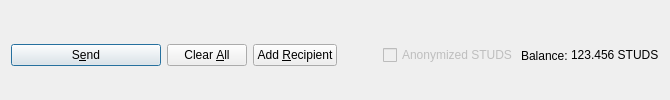
         <widget class="QFrame" name="frame_Send">
          <layout class="QHBoxLayout" name="horizontalLayout">
           <property name="bottomMargin">
            <number>0</number>
           </property>
           <item>
            <widget class="QPushButton" name="sendButton">
             <property name="minimumSize">
              <size>
               <width>150</width>
               <height>0</height>
              </size>
             </property>
             <property name="toolTip">
              <string>Confirm the send action</string>
             </property>
             <property name="text">
              <string>S&amp;end</string>
             </property>
             <property name="icon">
              <iconset resource="../studscoin.qrc">
               <normaloff>:/icons/send</normaloff>:/icons/send</iconset>
             </property>
             <property name="autoDefault">
              <bool>false</bool>
             </property>
             <property name="default">
              <bool>true</bool>
             </property>
            </widget>
           </item>
           <item>
            <widget class="QPushButton" name="clearButton">
             <property name="sizePolicy">
              <sizepolicy hsizetype="Minimum" vsizetype="Fixed">
               <horstretch>0</horstretch>
               <verstretch>0</verstretch>
              </sizepolicy>
             </property>
             <property name="toolTip">
              <string>Clear all fields of the form.</string>
             </property>
             <property name="text">
              <string>Clear &amp;All</string>
             </property>
             <property name="icon">
              <iconset resource="../studscoin.qrc">
               <normaloff>:/icons/remove</normaloff>:/icons/remove</iconset>
             </property>
             <property name="autoDefault">
              <bool>false</bool>
             </property>
            </widget>
           </item>
           <item>
            <widget class="QPushButton" name="addButton">
             <property name="toolTip">
              <string>Send to multiple recipients at once</string>
             </property>
             <property name="text">
              <string>Add &amp;Recipient</string>
             </property>
             <property name="icon">
              <iconset resource="../studscoin.qrc">
               <normaloff>:/icons/add</normaloff>:/icons/add</iconset>
             </property>
             <property name="autoDefault">
              <bool>false</bool>
             </property>
            </widget>
           </item>
           <item>
            <spacer name="horizontalSpacer">
             <property name="orientation">
              <enum>Qt::Horizontal</enum>
             </property>
             <property name="sizeHint" stdset="0">
              <size>
               <width>40</width>
               <height>20</height>
              </size>
             </property>
            </spacer>
           </item>
           <item>
            <layout class="QHBoxLayout" name="horizontalLayout_2">
             <property name="spacing">
              <number>3</number>
             </property>
             <item>
              <widget class="QCheckBox" name="checkzstuds">
               <property name="enabled">
                <bool>false</bool>
               </property>
               <property name="text">
                <string>Anonymized STUDS</string>
               </property>
              </widget>
             </item>
             <item>
              <widget class="QLabel" name="label">
               <property name="text">
                <string>Balance:</string>
               </property>
              </widget>
             </item>
             <item>
              <widget class="QLabel" name="labelBalance">
               <property name="sizePolicy">
                <sizepolicy hsizetype="Preferred" vsizetype="Fixed">
                 <horstretch>0</horstretch>
                 <verstretch>0</verstretch>
                </sizepolicy>
               </property>
               <property name="cursor">
                <cursorShape>IBeamCursor</cursorShape>
               </property>
               <property name="text">
                <string notr="true">123.456 STUDS</string>
               </property>
               <property name="textInteractionFlags">
                <set>Qt::LinksAccessibleByMouse|Qt::TextSelectableByKeyboard|Qt::TextSelectableByMouse</set>
               </property>
              </widget>
             </item>
            </layout>
           </item>
          </layout>
         </widget>
